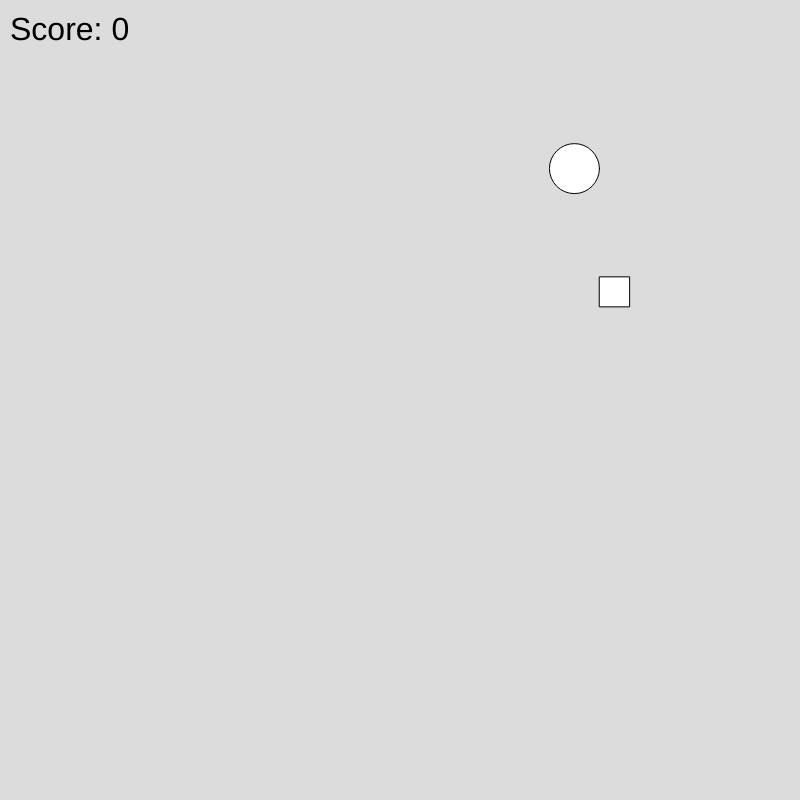
Frame 1 (no input)
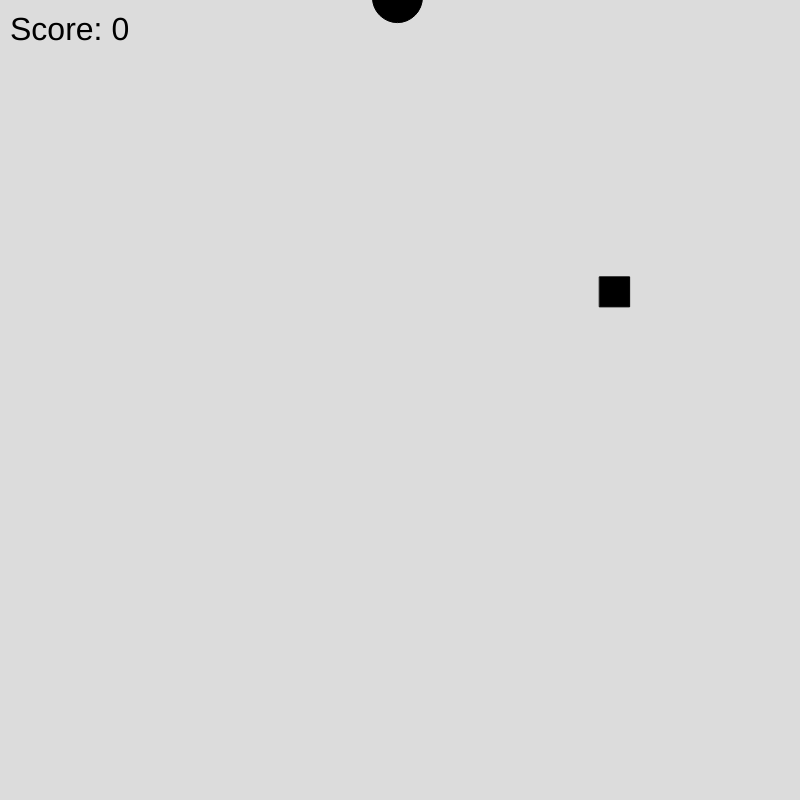
Frame 60 (no input)
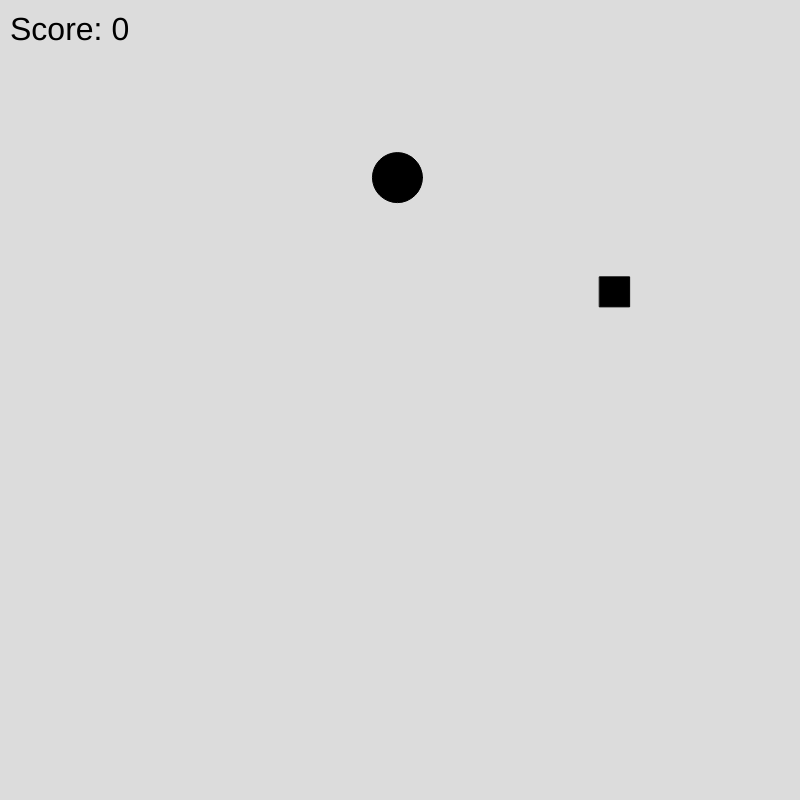
Frame 120 (the mouse pressed at the canvas centre since frame 60)

The p5.js sketch that drew these frames (run headless with seeded random() and noise() and a simulated clock; from frame 60 on, the mouse is pressed at the canvas centre):

// p5.js sketch
// ── sketch.js
let debug = false;
let x = 0; 
let y = 0;
let d = 0;
let score = 0;
let speedfactor = 3;
let speedx = speedfactor;
let speedy = speedfactor;
let goalx = 0;
let goaly = 0;
let goalsize = 30;

function setup() {
  createCanvas(800, 800);
  x = random(width);
  y = random(height);
  goalx = random(width);
  goaly = random(height);
}

function draw() {
  background(220);

  // Draw the goal
  rect(goalx, goaly, goalsize, goalsize);

  // Calculate distance between follower and mouse
  d = sqrt((x - mouseX) ** 2 + (y - mouseY) ** 2);

  // Add movement
  x += speedx;
  y += speedy;

  // Draw follower
  circle(x, y, 50);

  // Control x-axis movement
  if (mouseX > x) {
    speedx = speedfactor;
  } else {
    speedx = -speedfactor;
  }

  // Control y-axis movement
  if (mouseY > y) {
    speedy = speedfactor;
  } else {
    speedy = -speedfactor;
  }

  // Check for collision with follower
  if (d < 25) {
    score += 1;
    x = random(width);
    y = random(height);
  }

  // Check for collision with goal
  if (
    mouseX > goalx &&
    mouseX < goalx + goalsize &&
    mouseY > goaly &&
    mouseY < goaly + goalsize
  ) {
    score += 1;
    goalx = random(width);
    goaly = random(height);
  }

  // Display score and debug information
  textSize(32);
  fill(0);
  text("Score: " + score, 10, 40);

  if (debug) {
    textSize(20);
    text("mouseX: " + mouseX, 50, 50);
    text("mouseY: " + mouseY, 50, 80);
    text("x: " + x, 50, 120);
    text("y: " + y, 50, 150);
    text("d: " + d, 50, 180);
    text("Score: " + score, 50, 210);
  }
}
